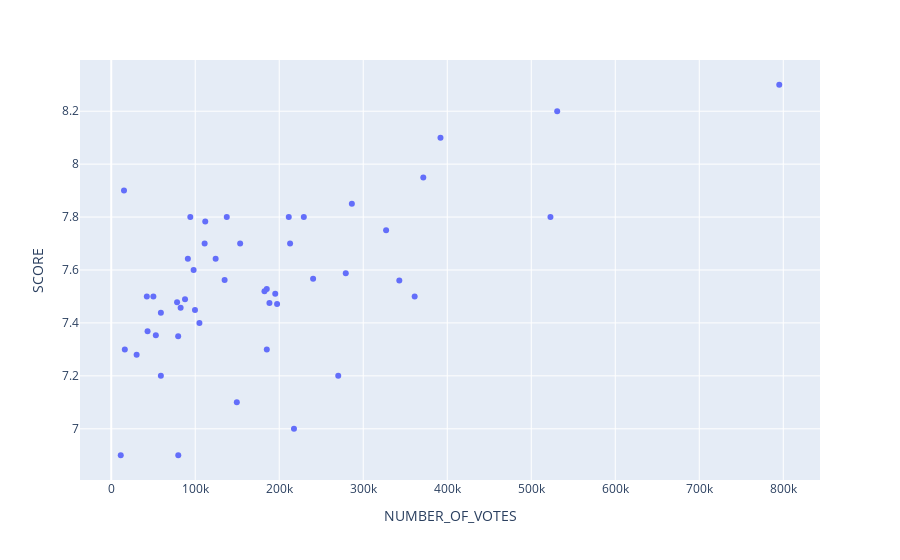

The notebook cell this image was saved under:
### Markdown cell above
### Data Visualization

### Code cell
df1 = nf.groupby(['RELEASE_YEAR'])[['SCORE','NUMBER_OF_VOTES']].mean()
fig1 = px.scatter(df1, x='NUMBER_OF_VOTES', y='SCORE')
fig1.show()

### Figure 1 — Plotly figure (JSON) as saved in the notebook; plotly's stock layout.template omitted (floating-point values rounded to 4 significant figures)
{"data": [{"hovertemplate": "NUMBER_OF_VOTES=%{x}<br>SCORE=%{y}<extra></extra>", "legendgroup": "", "marker": {"color": "#636efa", "symbol": "circle"}, "mode": "markers", "name": "", "orientation": "v", "showlegend": false, "type": "scatter", "x": [42373, 50150, 94121, 16168, 111189, 153463, 391942, 530877, 795222, 211348, 11329, 15186, 286439, 361223, 371476, 212913, 137549, 79800, 59086, 79669, 522900.0, 98075, 217534, 240300.0, 342900.0, 149500.0, 270231, 111900.0, 188331, 229300.0, 91206, 185180, 197400.0, 185168, 105000.0, 195200.0, 279200.0, 182400.0, 327200.0, 135000.0, 124300.0, 87840.0, 82610.0, 99680.0, 53100.0, 78380.0, 43256, 59100.0, 30230.0], "xaxis": "x", "y": [7.5, 7.5, 7.8, 7.3, 7.7, 7.7, 8.1, 8.2, 8.3, 7.8, 6.9, 7.9, 7.85, 7.5, 7.95, 7.7, 7.8, 6.9, 7.2, 7.35, 7.8, 7.6, 7, 7.567, 7.56, 7.1, 7.2, 7.783, 7.475, 7.8, 7.643, 7.3, 7.471, 7.529, 7.4, 7.51, 7.588, 7.52, 7.75, 7.562, 7.642, 7.489, 7.458, 7.449, 7.354, 7.478, 7.368, 7.438, 7.28], "yaxis": "y"}], "layout": {"legend": {"tracegroupgap": 0}, "margin": {"t": 60}, "xaxis": {"anchor": "y", "domain": [0, 1], "title": {"text": "NUMBER_OF_VOTES"}}, "yaxis": {"anchor": "x", "domain": [0, 1], "title": {"text": "SCORE"}}}}
